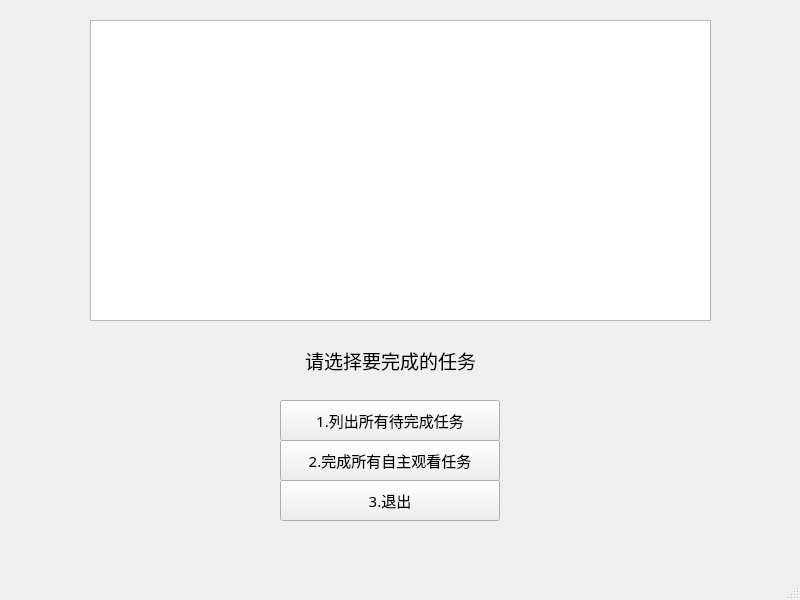
<?xml version="1.0" encoding="UTF-8"?>
<ui version="4.0">
 <class>MainWindow</class>
 <widget class="QMainWindow" name="MainWindow">
  <property name="geometry">
   <rect>
    <x>0</x>
    <y>0</y>
    <width>800</width>
    <height>600</height>
   </rect>
  </property>
  <property name="font">
   <font>
    <family>黑体</family>
    <pointsize>14</pointsize>
   </font>
  </property>
  <property name="windowTitle">
   <string>Main</string>
  </property>
  <widget class="QWidget" name="centralwidget">
   <widget class="QTextEdit" name="output">
    <property name="geometry">
     <rect>
      <x>90</x>
      <y>20</y>
      <width>621</width>
      <height>301</height>
     </rect>
    </property>
   </widget>
   <widget class="QPushButton" name="list_tasks_button">
    <property name="geometry">
     <rect>
      <x>280</x>
      <y>400</y>
      <width>220</width>
      <height>41</height>
     </rect>
    </property>
    <property name="font">
     <font>
      <family>楷体</family>
      <pointsize>11</pointsize>
     </font>
    </property>
    <property name="text">
     <string>1.列出所有待完成任务</string>
    </property>
   </widget>
   <widget class="QPushButton" name="complete_tasks_button">
    <property name="geometry">
     <rect>
      <x>280</x>
      <y>440</y>
      <width>220</width>
      <height>41</height>
     </rect>
    </property>
    <property name="font">
     <font>
      <family>楷体</family>
      <pointsize>11</pointsize>
     </font>
    </property>
    <property name="text">
     <string>2.完成所有自主观看任务</string>
    </property>
   </widget>
   <widget class="QLabel" name="label1">
    <property name="geometry">
     <rect>
      <x>260</x>
      <y>320</y>
      <width>261</width>
      <height>81</height>
     </rect>
    </property>
    <property name="text">
     <string>请选择要完成的任务</string>
    </property>
    <property name="alignment">
     <set>Qt::AlignCenter</set>
    </property>
   </widget>
   <widget class="QPushButton" name="exit">
    <property name="geometry">
     <rect>
      <x>280</x>
      <y>480</y>
      <width>220</width>
      <height>41</height>
     </rect>
    </property>
    <property name="font">
     <font>
      <family>楷体</family>
      <pointsize>11</pointsize>
     </font>
    </property>
    <property name="text">
     <string>3.退出</string>
    </property>
   </widget>
  </widget>
  <widget class="QMenuBar" name="menubar">
   <property name="geometry">
    <rect>
     <x>0</x>
     <y>0</y>
     <width>800</width>
     <height>29</height>
    </rect>
   </property>
  </widget>
  <widget class="QStatusBar" name="statusbar"/>
 </widget>
 <resources/>
 <connections/>
</ui>
